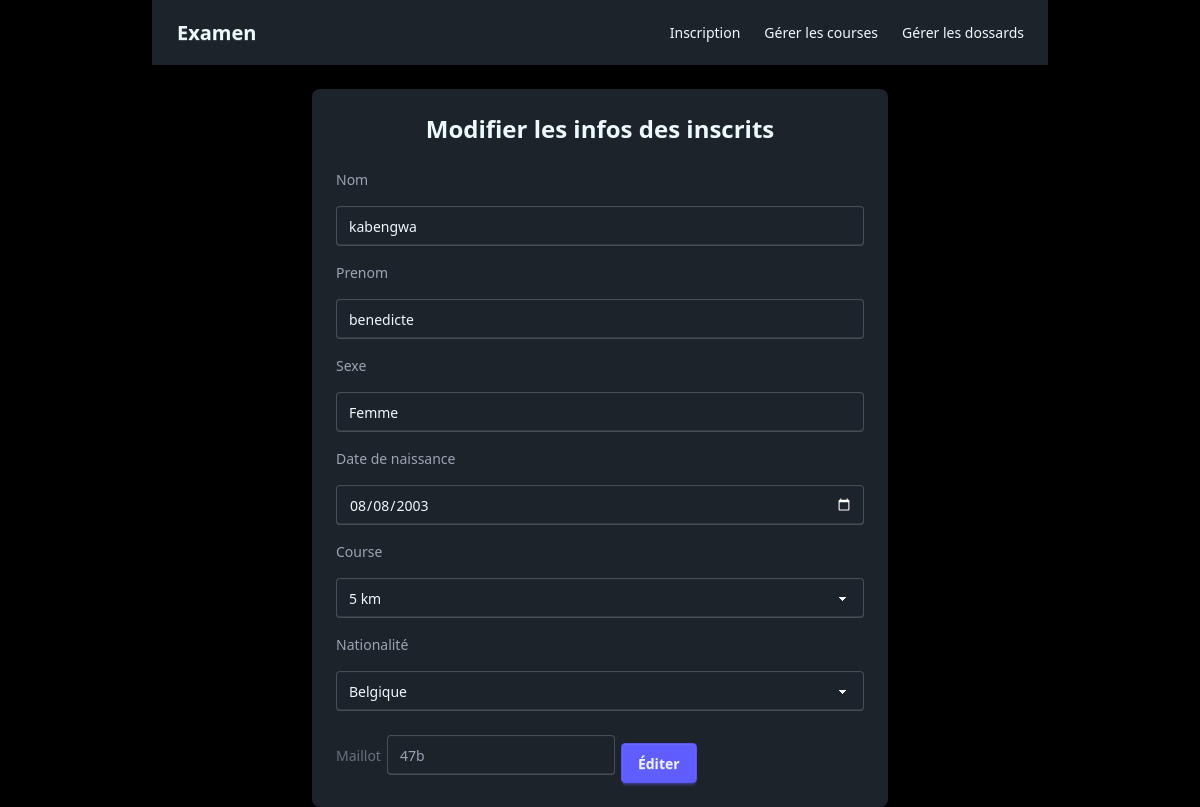
Page /modif_personne.php?id_personne=42 on the committed database.
### tables this page shows
CREATE TABLE personnes (
    id_personne INTEGER PRIMARY KEY AUTOINCREMENT,
    nom         TEXT,
    prenom      TEXT,
    sexe        TEXT,
    date_naissance DATE,
    courses     TEXT,
    club        TEXT,
    non_partant INT,
    nationalite TEXT,
    id_maillot   INTEGER UNIQUE,
    FOREIGN KEY (id_maillot) REFERENCES maillots(id_maillot)
);

CREATE TABLE maillots (
    id_maillot INTEGER PRIMARY KEY AUTOINCREMENT,
    numero     TEXT UNIQUE
);

### modif_personne.php (the view, shortened to what this page needs)
<?php
$pdo = new PDO('sqlite:bd.sqlite');
$pdo->setAttribute(PDO::ATTR_ERRMODE, PDO::ERRMODE_EXCEPTION);
$req = "SELECT p.*, m.numero AS n_maillot
        FROM personnes p
        LEFT JOIN maillots m ON p.id_maillot = m.id_maillot
        WHERE p.id_personne = ?";
$traitement = $pdo->prepare($req);
$traitement->execute([$_GET['id_personne']]);
$da_ta = $traitement->fetch(PDO::FETCH_ASSOC);
$req1 = "SELECT nom FROM courses ORDER BY id_course ASC";
$prepa = $pdo->prepare($req1);
$prepa->execute();
$courses = $prepa->fetchAll(PDO::FETCH_ASSOC);
$req2 = "SELECT DISTINCT nationalite FROM personnes
         WHERE nationalite IS NOT NULL
         ORDER BY nationalite ASC";
$prepa2 = $pdo->prepare($req2);
$prepa2->execute();
$nationalites = $prepa2->fetchAll(PDO::FETCH_ASSOC);
?>
<!DOCTYPE html>
<html lang="fr" data-theme="dark">
<head>
    <link href="https://cdn.jsdelivr.net/npm/daisyui@5" rel="stylesheet" type="text/css" />
    <script src="https://cdn.jsdelivr.net/npm/@tailwindcss/browser@4"></script>
</head>
<body class="min-h-screen flex flex-col items-center bg-black">
<div class="navbar bg-base-100 shadow-md w-full max-w-4xl mb-6">
  <div class="navbar-start">
    <a class="btn btn-ghost text-xl font-bold">Examen</a>
  </div>
  <div class="navbar-end">
    <ul class="menu menu-horizontal px-1">
      <li><a href="index.php">Inscription</a></li>
      <li><a href="adm.php">Gérer les courses</a></li>
      <li><a href="dossards.php">Gérer les dossards</a></li>
    </ul>
  </div>
</div>
<div class="w-full max-w-xl">
  <div class="card bg-base-100 shadow-xl">
    <div class="card-body space-y-4">
      <h1 class="text-2xl font-bold text-center">Modifier les infos des inscrits</h1>
      <form action="mis_jour_persons.php" method="POST" class="space-y-4">
        <label class="label" for="nom">
          <span class="label-text">Nom</span>
        </label>
        <input
          type="text"
          name="nom"
          id="nom"
          class="input input-bordered w-full"
          value="<?= htmlspecialchars($da_ta['nom']) ?>"
          required
        >
        <label class="label" for="prenom">
          <span class="label-text">Prenom</span>
        </label>
        <input
          type="text"
          name="prenom"
          id="prenom"
          class="input input-bordered w-full"
          value="<?= htmlspecialchars($da_ta['prenom']) ?>"
        >
        <label class="label" for="sexe">
          <span class="label-text">Sexe</span>
        </label>
        <input
          type="text"
          name="sexe"
          id="sexe"
          class="input input-bordered w-full"
          value="<?= htmlspecialchars($da_ta['sexe']) ?>"
        >
        <label class="label" for="date_naissance">
          <span class="label-text">Date de naissance</span>
        </label>
        <input
          type="date"
          name="date_naissance"
          id="date_naissance"
          class="input input-bordered w-full"
          value="<?= htmlspecialchars($da_ta['date_naissance']) ?>"
        >
        <label class="label" for="course">
          <span class="label-text">Course</span>
        </label>
        <select name="course" id="course"
                class="select select-bordered w-full" required>
          <?php foreach ($courses as $course): ?>
  <option value="<?= htmlspecialchars($course['nom']) ?>"
    <?= $course['nom'] === ($da_ta['nom'] ?? '') ? 'selected' : '' ?>>
    <?= htmlspecialchars($course['nom']) ?>
  </option>
<?php endforeach; ?>
        </select>
        <label class="label" for="nationalite">
          <span class="label-text">Nationalité</span>
        </label>
        <select name="nationalite" id="nationalite"
                class="select select-bordered w-full" required>
          <?php foreach ($nationalites as $nat): ?>
            <option value="<?= htmlspecialchars($nat['nationalite']) ?>"
              <?= $nat['nationalite'] === $da_ta['nationalite'] ? 'selected' : '' ?>>
              <?= htmlspecialchars($nat['nationalite']) ?>
            </option>
          <?php endforeach; ?>
        </select>
        <label class="label" for="maillot">
<label class="label" for="maillot">
  <span class="label-text">Maillot</span>
</label>
<input
  type="text"
  name="maillot"
  id="maillot"
  class="input input-bordered w-full"
  value="<?= htmlspecialchars((string) ($da_ta['n_maillot'] ?? '')) ?>"
>
        <div class="card-actions justify-between mt-4">
          <button type="submit" class="btn btn-primary">
            Éditer
          </button>
        </div>
      </form>
    </div>
  </div>
</div>
</body>
</html>

### rows in the picture
personnes: nom "kabengwa", prenom "benedicte", sexe "Femme", date_naissance "08/08/2003", nationalite "Belgique", maillot "47b"

### other values in the picture
form field course "5 km"
